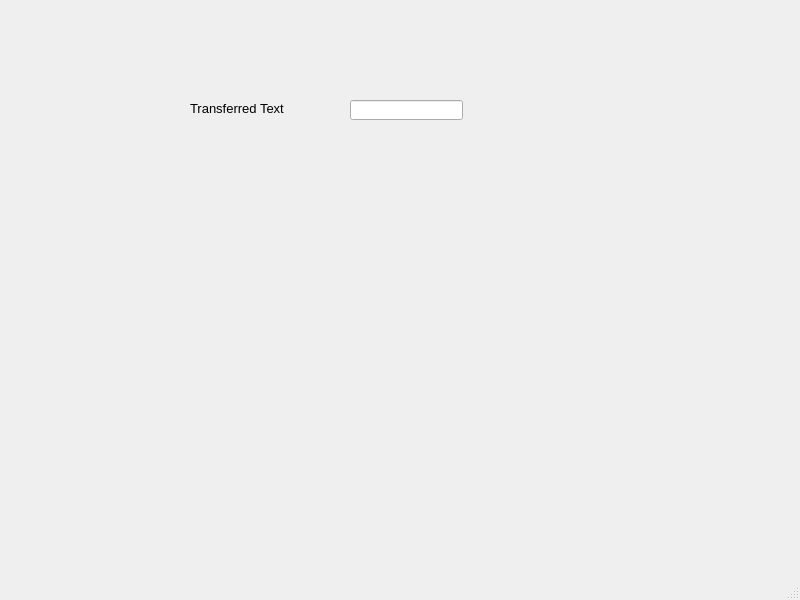
<?xml version="1.0" encoding="UTF-8"?>
<ui version="4.0">
 <class>secondWindow</class>
 <widget class="QMainWindow" name="secondWindow">
  <property name="geometry">
   <rect>
    <x>0</x>
    <y>0</y>
    <width>800</width>
    <height>600</height>
   </rect>
  </property>
  <property name="font">
   <font>
    <family>Arial</family>
    <pointsize>10</pointsize>
   </font>
  </property>
  <property name="windowTitle">
   <string>Second Window</string>
  </property>
  <widget class="QWidget" name="centralwidget">
   <widget class="QLabel" name="lblTransferredText">
    <property name="geometry">
     <rect>
      <x>190</x>
      <y>100</y>
      <width>111</width>
      <height>16</height>
     </rect>
    </property>
    <property name="text">
     <string>Transferred Text</string>
    </property>
   </widget>
   <widget class="QLineEdit" name="txtTransferredText">
    <property name="geometry">
     <rect>
      <x>350</x>
      <y>100</y>
      <width>113</width>
      <height>20</height>
     </rect>
    </property>
   </widget>
  </widget>
  <widget class="QMenuBar" name="menubar">
   <property name="geometry">
    <rect>
     <x>0</x>
     <y>0</y>
     <width>800</width>
     <height>22</height>
    </rect>
   </property>
  </widget>
  <widget class="QStatusBar" name="statusbar"/>
 </widget>
 <resources/>
 <connections/>
</ui>
